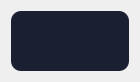
<?xml version="1.0" encoding="UTF-8"?>
<ui version="4.0">
 <class>Form</class>
 <widget class="QWidget" name="Form">
  <property name="geometry">
   <rect>
    <x>0</x>
    <y>0</y>
    <width>140</width>
    <height>78</height>
   </rect>
  </property>
  <property name="maximumSize">
   <size>
    <width>140</width>
    <height>16777215</height>
   </size>
  </property>
  <property name="windowTitle">
   <string>Form</string>
  </property>
  <layout class="QGridLayout" name="gridLayout">
   <item row="0" column="0">
    <widget class="QFrame" name="lineFrame">
     <property name="minimumSize">
      <size>
       <width>0</width>
       <height>60</height>
      </size>
     </property>
     <property name="maximumSize">
      <size>
       <width>16777215</width>
       <height>60</height>
      </size>
     </property>
     <property name="styleSheet">
      <string notr="true">QFrame {
background-color: rgb(26, 32, 50);
border-radius: 10px;
}

</string>
     </property>
     <property name="frameShape">
      <enum>QFrame::StyledPanel</enum>
     </property>
     <property name="frameShadow">
      <enum>QFrame::Raised</enum>
     </property>
     <layout class="QHBoxLayout" name="horizontalLayout">
      <property name="spacing">
       <number>0</number>
      </property>
      <property name="leftMargin">
       <number>10</number>
      </property>
      <property name="topMargin">
       <number>0</number>
      </property>
      <property name="rightMargin">
       <number>10</number>
      </property>
      <property name="bottomMargin">
       <number>0</number>
      </property>
      <item>
       <widget class="QLineEdit" name="textEdit">
        <property name="minimumSize">
         <size>
          <width>0</width>
          <height>55</height>
         </size>
        </property>
        <property name="maximumSize">
         <size>
          <width>16777215</width>
          <height>100</height>
         </size>
        </property>
        <property name="font">
         <font>
          <pointsize>8</pointsize>
          <weight>75</weight>
          <bold>true</bold>
         </font>
        </property>
        <property name="styleSheet">
         <string notr="true">QLineEdit
{
color: rgb(255, 255, 255);
border-radius: 10px;
text-align: center;
padding: 10px;
background-color: rgb(26, 32, 50);
}
</string>
        </property>
        <property name="text">
         <string/>
        </property>
        <property name="readOnly">
         <bool>true</bool>
        </property>
        <property name="cursorMoveStyle">
         <enum>Qt::LogicalMoveStyle</enum>
        </property>
        <property name="clearButtonEnabled">
         <bool>false</bool>
        </property>
       </widget>
      </item>
      <item>
       <widget class="QPushButton" name="deleteButton">
        <property name="maximumSize">
         <size>
          <width>35</width>
          <height>35</height>
         </size>
        </property>
        <property name="toolTip">
         <string>Delete item</string>
        </property>
        <property name="styleSheet">
         <string notr="true">QPushButton
{
background-color: rgb(26, 32, 50);
color: rgb(255, 255, 255);
border-radius: 10px;
text-align: center;
padding: 10px;
}

QPushButton:hover
{
background-color: rgb(36, 42, 59);
color: rgb(255, 255, 255);
border-radius: 10px;
text-align: center;
padding: 10px;
}
</string>
        </property>
        <property name="text">
         <string/>
        </property>
        <property name="icon">
         <iconset>
          <activeoff>:/icons/delete.ico</activeoff>
         </iconset>
        </property>
        <property name="iconSize">
         <size>
          <width>20</width>
          <height>20</height>
         </size>
        </property>
       </widget>
      </item>
     </layout>
    </widget>
   </item>
  </layout>
 </widget>
 <resources>
  <include location="../assets/resource.qrc"/>
 </resources>
 <connections/>
</ui>
